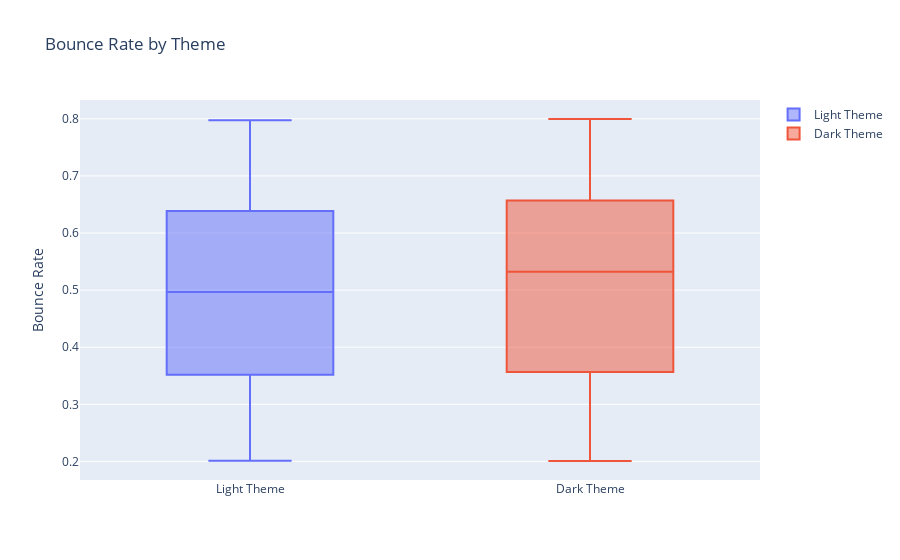

The code cell stored with this chart in its notebook:
### Markdown cell above
There is no much difference , Conversion rate of Dark Theme is slightly better that Light Theme

### Code cell
# Lets see the Distribution of bounce rate for both themes

fig = go.Figure()

fig.add_trace(go.Box(y=light_theme_data['Bounce Rate'],name='Light Theme'))
fig.add_trace(go.Box(y=dark_theme_data['Bounce Rate'],name='Dark Theme'))

fig.update_layout(
    title_text = "Bounce Rate by Theme",
    yaxis_title_text = "Bounce Rate"
)

fig.show()

### Figure 1 — Plotly figure (JSON) as saved in the notebook; plotly's stock layout.template omitted (floating-point values rounded to 4 significant figures; data arrays with more than 128 entries replaced by an {"elided": "..."} marker saying what was removed)
{"data": [{"name": "Light Theme", "type": "box", "y": {"elided": "486 float values"}}, {"name": "Dark Theme", "type": "box", "y": {"elided": "514 float values"}}], "layout": {"title": {"text": "Bounce Rate by Theme"}, "yaxis": {"title": {"text": "Bounce Rate"}}}}
